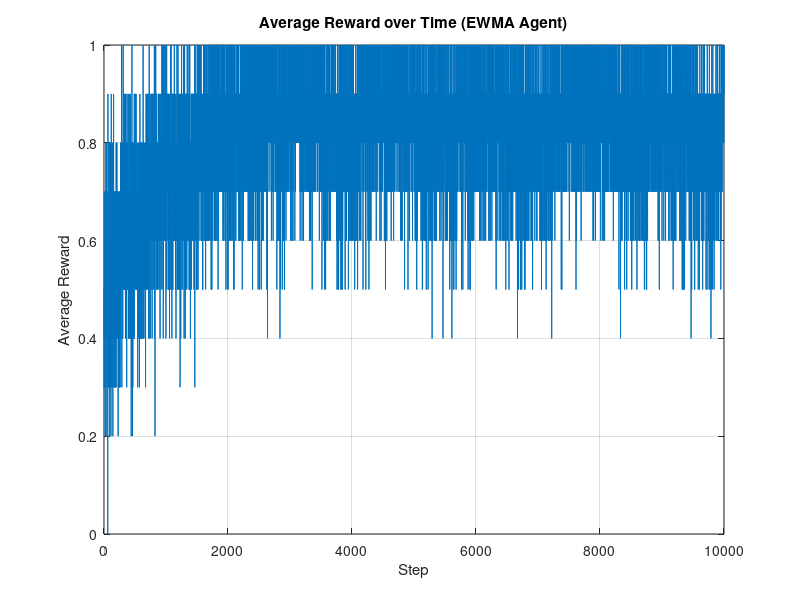
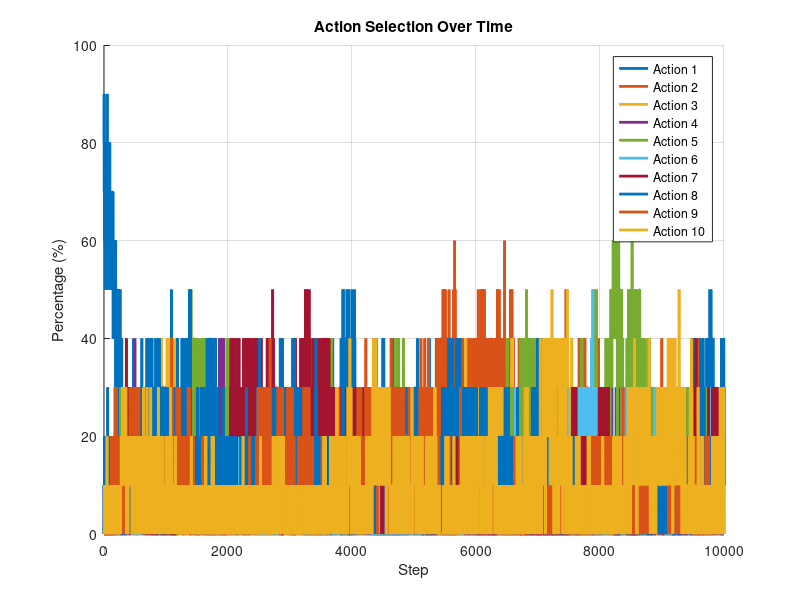

Recreate these plots in MATLAB, in order.
function modified_bandit_agent
    % Parameters
    n_actions = 10;        % Number of bandit arms
    N_steps = 10000;       % Number of steps per experiment
    N_experiments = 10;    % Number of experiments
    eps = 0.1;             % Epsilon for exploration
    alpha = 0.1;           % Step size for non-stationary rewards (EWMA)
    stddev = 0.01;         % Standard deviation for the random walk of probabilities

    % Initialize results storage
    total_rewards = zeros(1, N_steps);  % Reward history over all experiments
    action_counts = zeros(N_steps, n_actions);  % Action selection history
    
    % Run multiple experiments
    for exp = 1:N_experiments
        [actions, rewards] = run_experiment(n_actions, N_steps, eps, alpha, stddev);
        
        % Accumulate rewards and action counts across experiments
        total_rewards = total_rewards + rewards;
        for t = 1:N_steps
            action_counts(t, actions(t)) = action_counts(t, actions(t)) + 1;
        end
        
        % Display progress
        if mod(exp, N_experiments / 10) == 0
            fprintf('[Experiment %d/%d] Average reward: %.4f\n', exp, N_experiments, mean(rewards));
        end
    end

    % Plot results
    plot_results(total_rewards, action_counts, N_experiments, N_steps, n_actions);
end

% Function to simulate the non-stationary environment
function [actions, rewards] = run_experiment(n_actions, N_steps, eps, alpha, stddev)
    % Initialize the environment and agent
    probs = 0.5 * ones(1, n_actions);  % Initial probabilities (mean rewards) for each arm
    Q = zeros(1, n_actions);  % Action-value estimates
    actions = zeros(1, N_steps);  % Store actions
    rewards = zeros(1, N_steps);  % Store rewards

    % Main loop for time steps
    for t = 1:N_steps
        % Epsilon-greedy action selection
        if rand() < eps
            action = randi(n_actions);  % Explore: select a random action
        else
            [~, action] = max(Q);  % Exploit: select the action with the highest Q-value
        end

        % Simulate the environment: pull the arm and get reward
        reward = rand() < probs(action);

        % Update the mean reward probabilities with a random walk
        probs = probs + normrnd(0, stddev, [1, n_actions]);
        probs = max(0, min(probs, 1));  % Ensure probabilities remain between 0 and 1

        % Update Q-value for the chosen action using the exponentially weighted moving average (EWMA)
        Q(action) = Q(action) + alpha * (reward - Q(action));

        % Store the action and reward
        actions(t) = action;
        rewards(t) = reward;
    end
end

% Function to plot the results
function plot_results(total_rewards, action_counts, N_experiments, N_steps, n_actions)
    % Plot the average reward over time
    avg_rewards = total_rewards / N_experiments;
    figure;
    plot(1:N_steps, avg_rewards, '-');
    xlabel('Step');
    ylabel('Average Reward');
    title('Average Reward over Time (EWMA Agent)');
    grid on;
    
    % Plot action selection percentages over time
    figure;
    hold on;
    for action = 1:n_actions
        action_percentage = 100 * action_counts(:, action) / N_experiments;
        plot(1:N_steps, action_percentage, 'LineWidth', 2, 'DisplayName', sprintf('Action %d', action));
    end
    xlabel('Step');
    ylabel('Percentage (%)');
    title('Action Selection Over Time');
    legend('show');
    grid on;
    hold off;
end